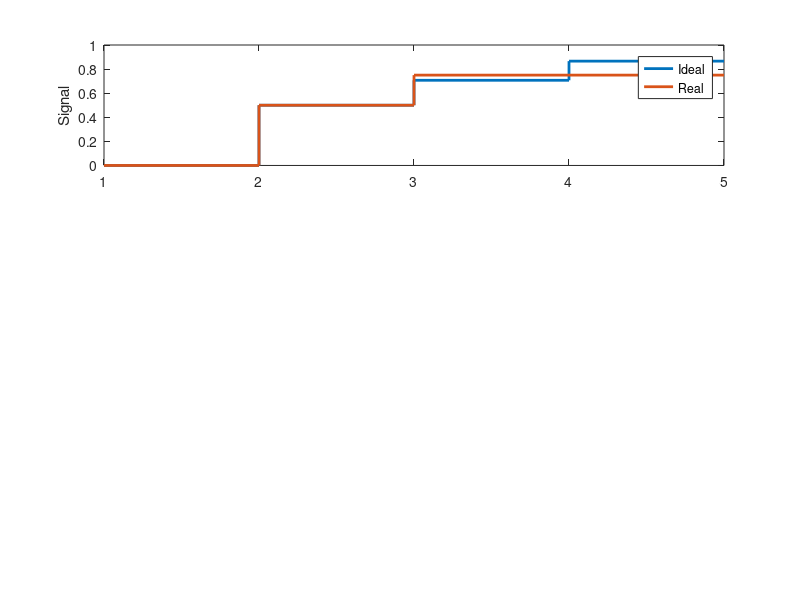

This figure's MATLAB source: (Note: this script raises an error after producing the figure.)
clear all;
close all;
clc;

% ---- BEGIN HERE ----
N_sig = 2; % number of bits used to quantize the controlling signal (e.g. voltage, current, etc.)
N_phase = 2; % number of bits ideally used to quantize the phase shift (e.g. 1 bit -> 0 and pi, 2 bits = 0, pi/2, pi, 3pi/2)
phase_sig_pow = 2; % exponent of signal-to-phase relationship, e.g. 2 --> phase is proportional to (sig)^2
sig_2pi = 1; % signal value which corresponds to 2pi phase shift
FSR = 1; % FSR of the DAC
sig_type = 'Signal'; % Used for a plotting label
% ----- END HERE -----

LSB_phase = 2*pi/2^N_phase;
LSB_phase_deg = LSB_phase * 180/pi;
LSB_sig = FSR/2^N_sig;

scale = sig_2pi/((2*pi)^(1/phase_sig_pow)); % to match the 2pi point

phase_quant_ideal = [0:2^N_phase-1] * LSB_phase; % ideal quantized phase
sig_ideal = phase_quant_ideal.^(1/phase_sig_pow) * scale; % ideal signal value corresponding to each phase value
sig_quant = [0:2^N_sig-1] * LSB_sig; % available quantized signal values
phase_available = (sig_quant./scale).^(phase_sig_pow);

% Finding the closest approximation possible for each ideal signal value
sig_real = zeros(size(sig_ideal));
for i=1:length(sig_ideal)
    [scratch, idx_closest] = min(abs(sig_ideal(i)-sig_quant));
    sig_closest = sig_quant(idx_closest);
    sig_real(i) = sig_closest;
end

% Back-calculating the phase shift error this introduces
phase_quant_real = (sig_real./scale).^(phase_sig_pow);

%%% Plotting results
% Append final value to the end for a cleaner plot
sig_ideal = cat(2, sig_ideal, sig_ideal(end));
sig_real = cat(2, sig_real, sig_real(end));
phase_quant_ideal = cat(2, phase_quant_ideal, phase_quant_ideal(end));
phase_quant_real = cat(2, phase_quant_real, phase_quant_real(end));

figure;

subplot(3, 1, 1);
    stairs(sig_ideal, 'Linewidth', 2);
    hold on;
    stairs(sig_real, 'Linewidth', 2);
    legend('Ideal', 'Real');
    ylabel(sig_type);
    xlim([1,length(sig_ideal)]);
    
[t, s] = title({"\phi_{step} = " + sprintf("%0.0d^o", LSB_phase_deg), ...
         sprintf("N_{bits} = %0.0d", N_sig) + ", " + ...
         sprintf("V_{FSR} = %0.1fV_{reset}", FSR/sig_2pi)});
t.FontSize = 14;    

subplot(3, 1, 2);
    stairs(phase_quant_ideal/pi, 'Linewidth', 2);
    hold on;
    stairs(phase_quant_real/pi, 'Linewidth', 2);
    legend('Ideal', 'Real');
    ylabel('Phase (\pi rad)');
    xlim([1,length(phase_quant_ideal)]);
    
subplot(3, 1, 3);
    stairs((phase_quant_ideal - phase_quant_real)/pi, 'Linewidth', 2);
    ylabel('Phase Error (\pi rad)');
    xlim([1,length(phase_quant_ideal)]);